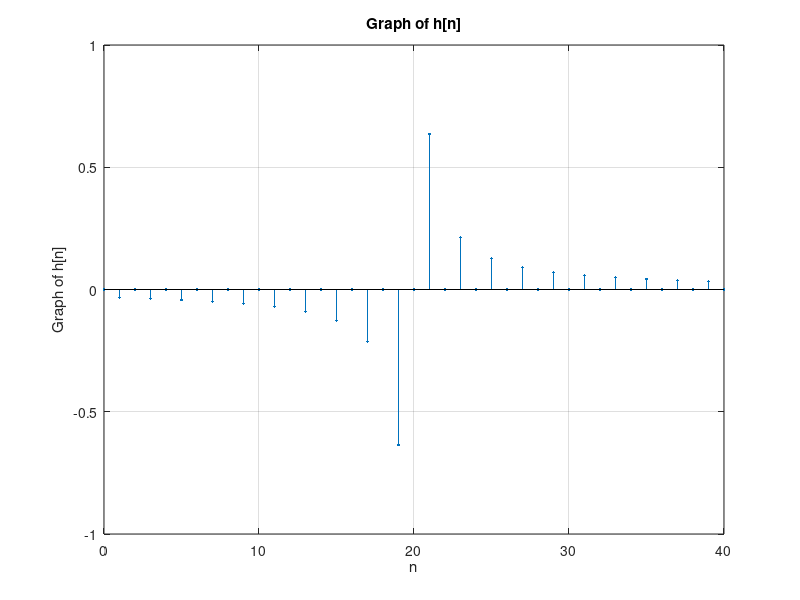
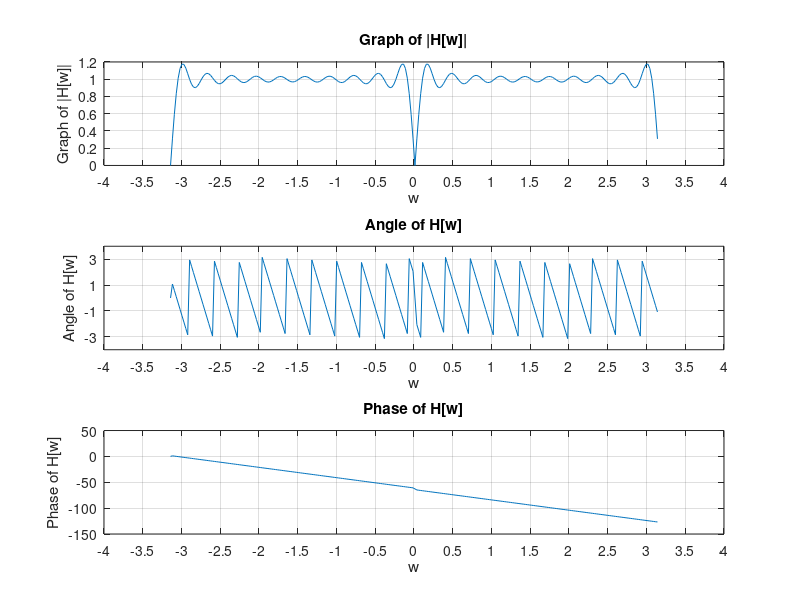
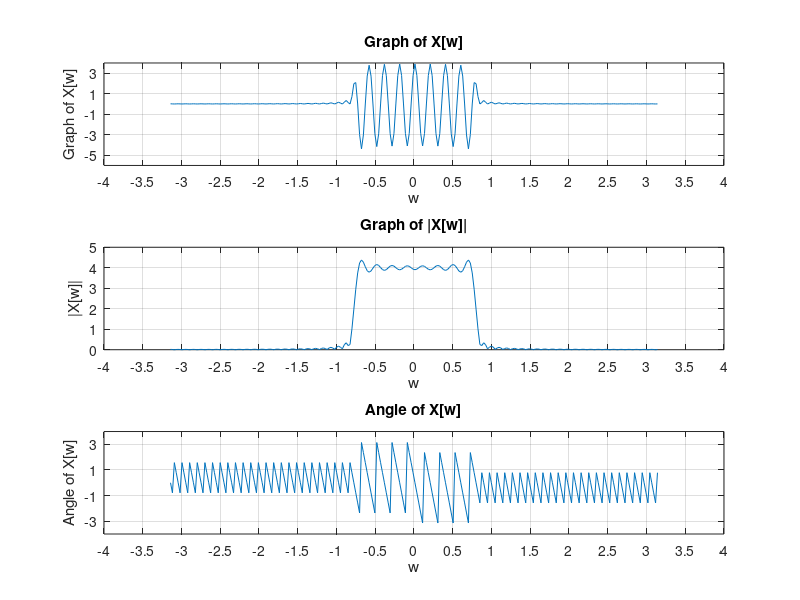
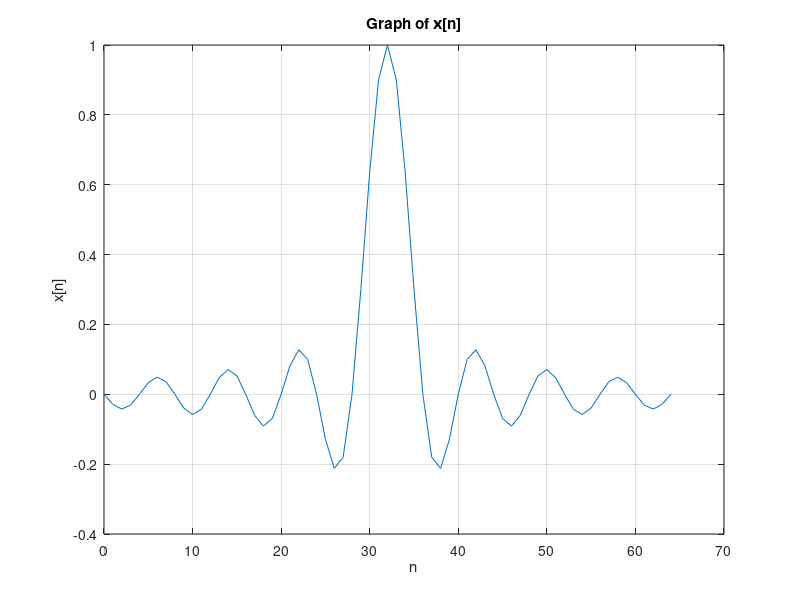

Write the MATLAB code that produced these figures, in order.
%Name: Matlab: Signals and Systems Lab 7th
%Auther: Changgang Zheng
%Student Number UESTC:2016200302027
%Student Number UoG:2289258z
%Institution: Glasgow College UESCT
%Question: 8.1 (c)(d)(e) (i)-(n) 

function  problem_2nd
    %% problem c
    
    
    
    %% problem d
  
    a=20;
    
    %h(21)=0;
    for n=0:40 
        %if h(n+1)~=(1-cos((n+1-20)*pi))./(pi*(n+1-20))
        %    h(n+1)
        %    n+1
        %    h(n+1)
        %end
        h(n+1)=(1-cos((n-20)*pi))./(pi*(n-20));
    end
    h(21)=0;
    
    n=linspace(0,40,41);
    figure;
    stem(n,h,'.');
    title('Graph of h[n]');
    xlabel('n');                                    % name the label of x-axis 
    ylabel('Graph of h[n]');  
    grid on;
    %% problem e
    w=linspace(-pi,pi,256);
    H=fft(h,256);
    Hp=unwrap(fftshift((angle(H))));
    H=fftshift(H);
    %{
    figure;
    subplot(211);
    plot(w,Hp);
    title('Graph of Hp[w]');
    xlabel('w');                                    % name the label of x-axis 
    ylabel('Graph of Hp[w]');
    set(gca,'XTick',-4:0.5:4); 
    set(gca,'YTick',-5:0.2:5);
    grid on;
    %}
    figure;
    subplot(311);
    plot(w,abs(H)); 
    title('Graph of |H[w]|');
    xlabel('w');                                    % name the label of x-axis 
    ylabel('Graph of |H[w]|');  
    set(gca,'XTick',-4:0.5:4); 
    set(gca,'YTick',0:0.2:6);
    grid on;
    
    subplot(312);
    
    plot(w,angle(H));
    title('Angle of H[w]');
    xlabel('w');                                    % name the label of x-axis 
    ylabel('Angle of H[w]');  
    set(gca,'XTick',-4:0.5:4); 
    set(gca,'YTick',-5:2:5);
    grid on;
    
    subplot(313);
    plot(w,Hp);
    title('Phase of H[w]');
    xlabel('w');                                    % name the label of x-axis 
    ylabel('Phase of H[w]');  
    set(gca,'XTick',-4:0.5:4); 
    %set(gca,'YTick',-200:40:200);
    grid on;
    %% problem i
    wc=pi/2;
    N=65;
    n=linspace(0.000000001,64,N);
    x=(sin(pi.*(n-32)./4))./(pi.*(n-32)./4);
    X=fftshift(fft(x,256));
    figure;
    subplot(311);
    plot(w,X);
    title('Graph of X[w]');
    xlabel('w');                                    % name the label of x-axis 
    ylabel('Graph of X[w]'); 
    set(gca,'XTick',-4:0.5:4); 
    set(gca,'YTick',-5:2:5);
    grid on;
    subplot(312);
    set(gca,'XTick',-4:0.5:4); 
    set(gca,'YTick',-5:2:5);
    grid on;
    plot(w,abs(X));
    title('Graph of |X[w]|');
    xlabel('w');                                    % name the label of x-axis 
    ylabel('|X[w]|');  
    set(gca,'XTick',-4:0.5:4); 
    set(gca,'YTick',0:1:6);
    grid on;
    subplot(313);
    plot(w,angle(X));
    title('Angle of X[w]');
    xlabel('w');                                    % name the label of x-axis 
    ylabel('Angle of X[w]');  
    set(gca,'XTick',-4:0.5:4); 
    set(gca,'YTick',-5:2:5);
    grid on;
    
    figure;
    plot(n,x);
    title('Graph of x[n]');
    xlabel('n');                                    % name the label of x-axis 
    ylabel('x[n]');  
    grid on;
    
    %% problem j
   
    x1=x.*cos(wc.*n);
    X1=fftshift(fft(x1,256));
    
    figure;
    subplot(311);
    plot(w,X1);
    title('Graph of X1[w]');
    xlabel('w');                                    % name the label of x-axis 
    ylabel('X1[w]');
    set(gca,'XTick',-4:0.5:4); 
    set(gca,'YTick',-5:2:5);
    grid on;
    subplot(312);
    plot(w,abs(X1));
    title('Graph of |X1[w]|');
    xlabel('w');                                    % name the label of x-axis 
    ylabel('|X1[w]|');  
    set(gca,'XTick',-4:0.5:4); 
    set(gca,'YTick',0:1:6);
    grid on;
    subplot(313);
    plot(w,angle(X1));
    title('Angle of X1[w]');
    xlabel('w');                                    % name the label of x-axis 
    ylabel('Angle of X1[w]');  
    set(gca,'XTick',-4:0.5:4); 
    set(gca,'YTick',-5:2:5);
    grid on;
    %% problem k
    n=linspace(0.00000001,64,65);
    h=(1-cos(pi*(n-a)))./(pi*(n-a));
    %h=(1-cos(pi*linspace(0.00000001,40,41)))./(pi*linspace(0.00000001,40,41));
    xh1=conv(h(1:41),x);
    xh=conv(h,x);
    
    figure;
    subplot(211);
    plot([0-20:length(xh1)-21],xh1);
    title('Graph of xh[n](cov be h(from 0 to 40) and x(from 0 to 64))');
    xlabel('n');                                    % name the label of x-axis 
    ylabel('xh[n]');  
    grid on;
    subplot(212);
    plot([0-20:length(xh)-21],xh);
    title('Graph of xh[n](cov be h(from 0 to 64) and x(from 0 to 64))');
    xlabel('n');                                    % name the label of x-axis 
    ylabel('xh[n]');  
    grid on;
    %% problem l
    xh=xh1;
    Xh=fftshift(fft(xh(21:85),256));
    figure;
    subplot(311);
    plot(w,Xh);
    title('Graph of Xh[w]');
    xlabel('w');                                    % name the label of x-axis 
    ylabel('Xh[w]'); 
    set(gca,'XTick',-4:0.5:4); 
    set(gca,'YTick',-5:2:5);
    grid on;
    subplot(312);
    plot(w,abs(Xh));
    title('Graph of |Xh[w]|');
    xlabel('w');                                    % name the label of x-axis 
    ylabel('|Xh[w]|');   
    set(gca,'XTick',-4:0.5:4); 
    set(gca,'YTick',0:1:6);
    grid on;
    subplot(313);
    plot(w,angle(Xh));
    title('Angle of Xh[w]');
    xlabel('w');                                    % name the label of x-axis 
    ylabel('Angle of Xh[w]');
    set(gca,'XTick',-4:0.5:4); 
    set(gca,'YTick',-5:2:5);
    grid on;
    %% problem m
    x2=xh(21:85).*sin(wc.*[20:84]);
    X2=fftshift(fft(x2,256));
    figure;
    subplot(311);
    plot(w,X2);
    title('Graph of X2[w]');
    xlabel('w');                                    % name the label of x-axis 
    ylabel('X2[w]'); 
    set(gca,'XTick',-4:0.5:4); 
    set(gca,'YTick',-5:2:5);
    grid on;
    subplot(312);
    plot(w,abs(X2));
    title('Graph of |X2[w]|');
    xlabel('w');                                    % name the label of x-axis 
    ylabel('|X2[w]|');
    set(gca,'XTick',-4:0.5:4); 
    set(gca,'YTick',0:1:6);
    grid on;
    subplot(313);
    plot(w,angle(X2));
    title('Angle of X2[w]');
    xlabel('w');                                    % name the label of x-axis 
    ylabel('Angle f X2[w]'); 
    set(gca,'XTick',-4:0.5:4); 
    set(gca,'YTick',-5:2:5);
    grid on;
    %% problem n
    y=x1+x2;
    Y=fftshift(fft(y,256));
    
    figure;
    subplot(311);
    plot(w,Y);
    title('Graph of Y[w]');
    xlabel('w');                                    % name the label of x-axis 
    ylabel('Y[w]');
    set(gca,'XTick',-4:0.5:4); 
    set(gca,'YTick',-5:2:5);
    grid on;
    
    subplot(312);
    plot(w,abs(Y));
    title('Graph of |Y[w]|');
    xlabel('w');                                    % name the label of x-axis 
    ylabel('|Y[w]|');
    set(gca,'XTick',-4:0.5:4); 
    set(gca,'YTick',0:1:6);
    grid on;
    subplot(313);
    plot(w,angle(Y));
    title('Angle of Y[w]');
    xlabel('w');                                    % name the label of x-axis 
    ylabel('Angle of Y[w]');  
    set(gca,'XTick',-4:0.5:4); 
    set(gca,'YTick',-5:2:5);
    grid on;